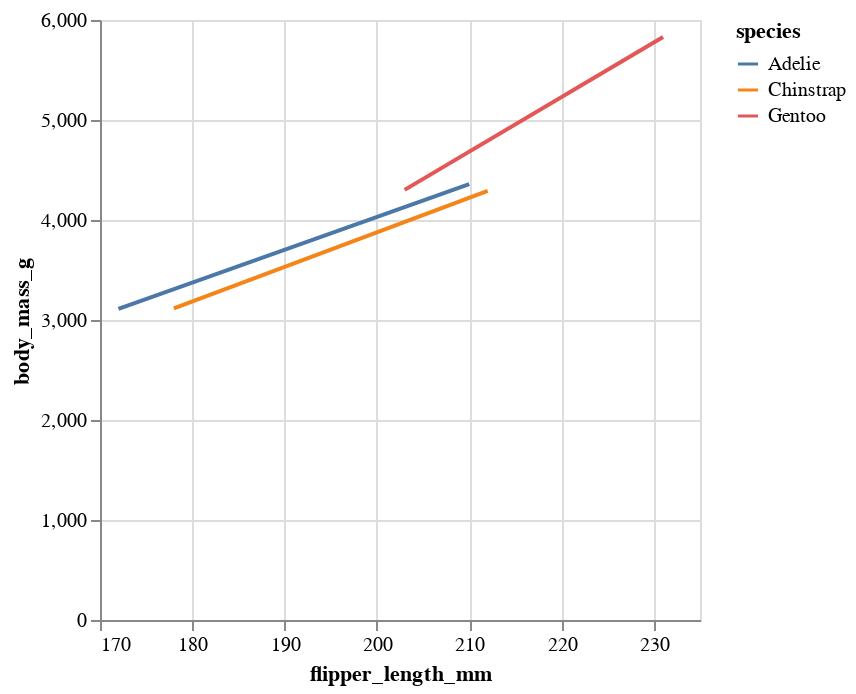

Notebook code for this chart:
### Code cell
trend = (
    alt.Chart(peng)
    .transform_regression("flipper_length_mm", "body_mass_g", groupby=["species"])
    .mark_line()
    .encode(x="flipper_length_mm:Q", y="body_mass_g:Q", color="species:N")
)
trend

### Figure 1 — Vega-Lite specification as saved in the notebook (floating-point values rounded to 4 significant figures; data arrays with more than 128 entries replaced by an {"elided": "..."} marker saying what was removed)
{"config": {"view": {"continuousWidth": 300, "continuousHeight": 300}}, "data": {"name": "data-2768b7992755fd9b140d7daa8ea0ac61"}, "mark": {"type": "line"}, "encoding": {"color": {"field": "species", "type": "nominal"}, "x": {"field": "flipper_length_mm", "type": "quantitative"}, "y": {"field": "body_mass_g", "type": "quantitative"}}, "transform": [{"on": "flipper_length_mm", "regression": "body_mass_g", "groupby": ["species"]}], "$schema": "https://vega.github.io/schema/vega-lite/v5.20.1.json", "datasets": {"data-2768b7992755fd9b140d7daa8ea0ac61": {"elided": "342 records"}}}
